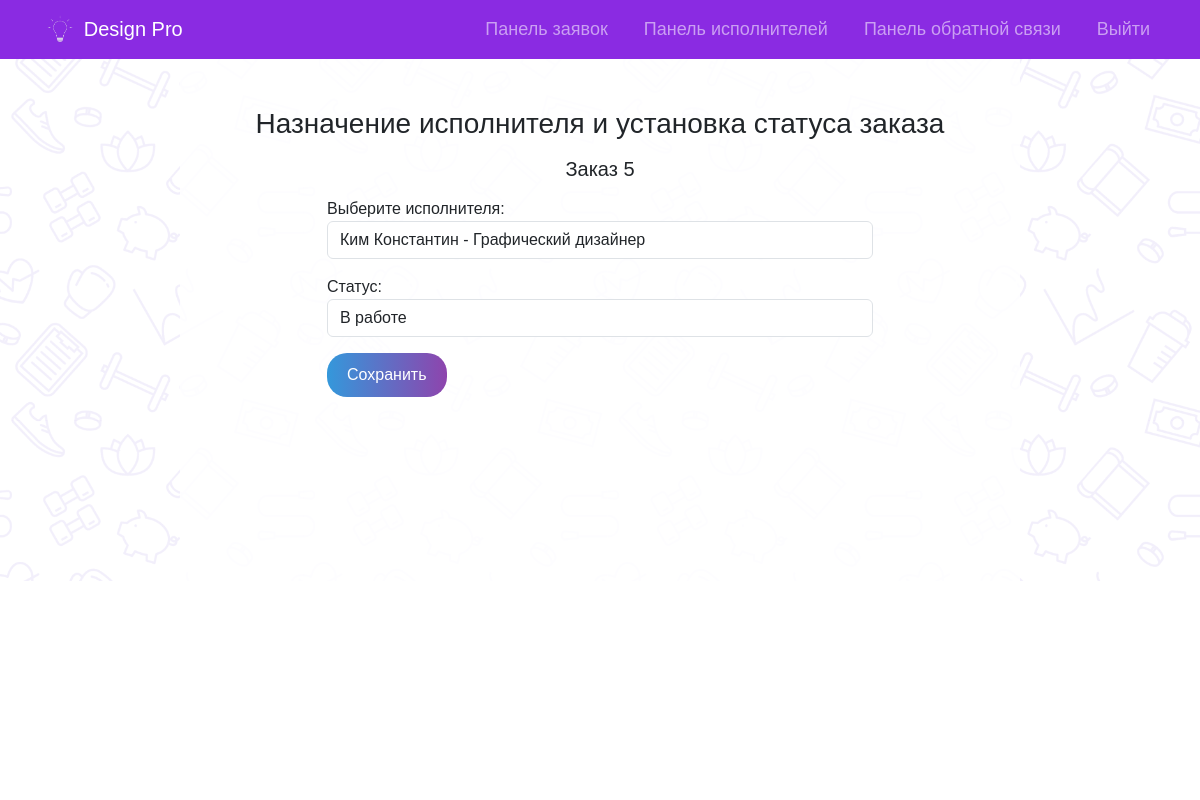
/manager/edit_order/5/, run on the app's committed database.
### web/models.py (models this page shows, shortened)
class Request(models.Model):
    user = models.ForeignKey(User, on_delete=models.CASCADE)
    fullname = models.CharField(max_length=100)
    email = models.EmailField()
    category = models.ForeignKey(DesignCategory, on_delete=models.CASCADE)
    project_description = models.TextField()
    attachment = models.FileField(upload_to='attachments/')
    timestamp = models.DateTimeField(auto_now_add=True)
    class Meta:
        verbose_name_plural = 'Заявки'

class ClientOrder(models.Model):
    client = models.ForeignKey(Request, on_delete=models.CASCADE)
    assigned_executor = models.ForeignKey(Executor, on_delete=models.CASCADE, null=True, blank=True)
    status_choices = [
        ('assigned', 'Назначен'),
        ('in_progress', 'В работе'),
        ('completed', 'Завершен'),
        ('canceled', 'Отменен'),
    ]
    status = models.CharField(max_length=20, choices=status_choices, default='assigned')
    timestamp = models.DateTimeField(auto_now_add=True)
    class Meta:
        verbose_name_plural = 'Обработка заявок'

### web/views.py (the view)
# urls.py: path('manager/edit_order/<int:order_id>/', edit_order, name='edit_order'),
def edit_order(request, order_id):
    request_obj = get_object_or_404(Request, id=order_id)
    try:
        order = ClientOrder.objects.get(client=request_obj)
    except ClientOrder.DoesNotExist:
        order = ClientOrder(client=request_obj)
    if request.method == 'POST':
        form = OrderAssignmentForm(request.POST, instance=order)
        if form.is_valid():
            form.save()
            messages.success(request, 'Заказ успешно обработан.')
            return redirect('requests')  # Замените 'requests' на URL вашего представления со списком заказов
    else:
        form = OrderAssignmentForm(instance=order)
    return render(request, 'edit_order.html', {'form': form, 'order': request_obj})

### web/forms.py
class OrderAssignmentForm(forms.ModelForm):
    class Meta:
        model = ClientOrder
        fields = ['assigned_executor', 'status']
        labels = {
            'assigned_executor': 'Выберите исполнителя',
            'status': 'Статус',
        }
        widgets = {
            'assigned_executor': forms.Select(attrs={'class': 'form-control'}),
            'status': forms.Select(attrs={'class': 'form-control'}),
        }

### web/models.py (called while the page is built)
    def __str__(self):
        return f"{self.fullname} - {self.skills}"

### templates/edit_order.html (shortened to what this page needs)
{% extends 'style.html' %}
{% block nav_block %}
<li class="nav-item">
  <a class="nav-link" href="{% url 'requests' %}">Панель заявок</a>
</li>
<li class="nav-item">
  <a class="nav-link" href="{% url 'executors' %}">Панель исполнителей</a>
</li>
<li class="nav-item">
  <a class="nav-link" href="{% url 'feedback' %}">Панель обратной связи</a>
</li>
<li class="nav-item">
  <a class="nav-link" href="{% url 'logout' %}">Выйти</a>
</li>
{% endblock %}
{% block content %}
  <div class="container mt-5">
    <div class="row justify-content-center">
    <h3 class="text-center mb-3">Назначение исполнителя и установка статуса заказа</h3>
    <h5 class="text-center mb-3">Заказ {{ order.id }}</h5>
    <form method="post" action="" class="col-md-6">
      {{ form.as_p }}
      <button type="submit" class="btn-styled">Сохранить</button>
    </form>
</div>
  </div>
{% endblock %}

### static/css/index.css (style rules this page uses)
body, h1, h2, h3, h4, h5, h6, p, a, span, div, li, ul, ol, input, button, textarea { font-family: 'Neue Machina', sans-serif; }
.btn-styled { display: inline-block; padding: 10px 20px; border: none; border-radius: 20px; background: linear-gradient(to right, #3498db, #8e44ad); color: #ffffff; text-align: center; text-decoration: none; font-size: 16px; cursor: pointer; transition: transform 0.3s ease-in-out; }

### templates/style.html (style rules this page uses)
body { margin: 0; padding: 0; background-image: url("/static/images/bg.png"); background-size: cover; background-repeat: no-repeat; background-position: center center; }

### data on the page
Request: id "5"
ClientOrder: assigned_executor "Ким Константин - Графический дизайнер", status "В работе"
